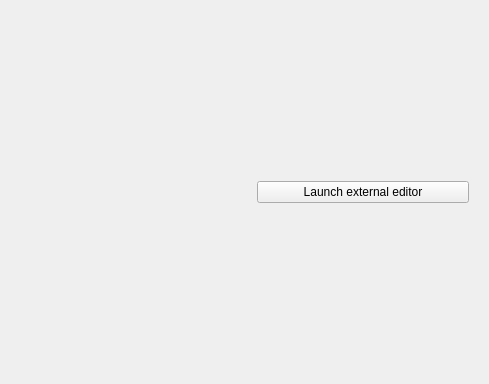
<?xml version="1.0" encoding="UTF-8"?>
<ui version="4.0">
 <class>BitmapEditorWidget</class>
 <widget class="QWidget" name="BitmapEditor">
  <property name="geometry">
   <rect>
    <x>0</x>
    <y>0</y>
    <width>489</width>
    <height>384</height>
   </rect>
  </property>
  <property name="windowTitle">
   <string>Form</string>
  </property>
  <layout class="QHBoxLayout" name="horizontalLayout">
   <item>
    <widget class="QLabel" name="preview">
     <property name="text">
      <string notr="true"/>
     </property>
    </widget>
   </item>
   <item>
    <widget class="QWidget" name="buttons" native="true">
     <layout class="QVBoxLayout" name="verticalLayout">
      <item>
       <widget class="QPushButton" name="launchExternal">
        <property name="text">
         <string>Launch external editor</string>
        </property>
        <property name="flat">
         <bool>false</bool>
        </property>
       </widget>
      </item>
     </layout>
    </widget>
   </item>
  </layout>
 </widget>
 <resources/>
 <connections/>
</ui>
